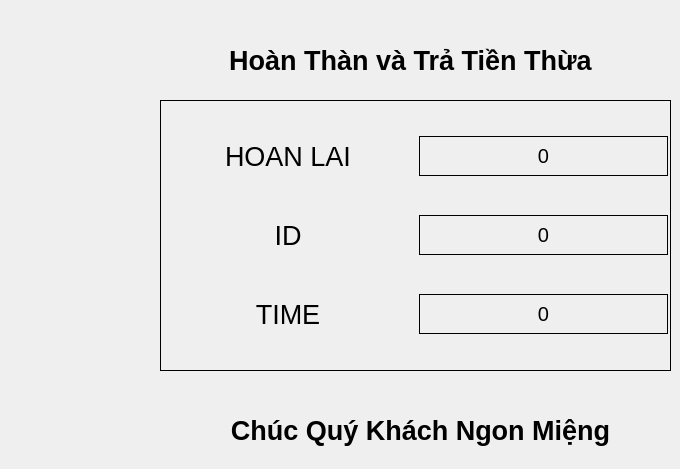
    <widget class="QWidget" name="page_2">
     <widget class="QLabel" name="imageAc_15">
      <property name="geometry">
       <rect>
        <x>170</x>
        <y>30</y>
        <width>481</width>
        <height>60</height>
       </rect>
      </property>
      <property name="sizePolicy">
       <sizepolicy hsizetype="Maximum" vsizetype="Maximum">
        <horstretch>0</horstretch>
        <verstretch>0</verstretch>
       </sizepolicy>
      </property>
      <property name="minimumSize">
       <size>
        <width>20</width>
        <height>20</height>
       </size>
      </property>
      <property name="maximumSize">
       <size>
        <width>666</width>
        <height>60</height>
       </size>
      </property>
      <property name="font">
       <font>
        <pointsize>20</pointsize>
        <weight>75</weight>
        <bold>true</bold>
       </font>
      </property>
      <property name="frameShape">
       <enum>QFrame::Box</enum>
      </property>
      <property name="lineWidth">
       <number>0</number>
      </property>
      <property name="text">
       <string>Hoàn Thàn và Trả Tiền Thừa</string>
      </property>
      <property name="alignment">
       <set>Qt::AlignCenter</set>
      </property>
     </widget>
     <widget class="QLabel" name="imageAc_18">
      <property name="geometry">
       <rect>
        <x>180</x>
        <y>400</y>
        <width>481</width>
        <height>60</height>
       </rect>
      </property>
      <property name="sizePolicy">
       <sizepolicy hsizetype="Maximum" vsizetype="Maximum">
        <horstretch>0</horstretch>
        <verstretch>0</verstretch>
       </sizepolicy>
      </property>
      <property name="minimumSize">
       <size>
        <width>20</width>
        <height>20</height>
       </size>
      </property>
      <property name="maximumSize">
       <size>
        <width>666</width>
        <height>60</height>
       </size>
      </property>
      <property name="font">
       <font>
        <pointsize>20</pointsize>
        <weight>75</weight>
        <bold>true</bold>
       </font>
      </property>
      <property name="frameShape">
       <enum>QFrame::Box</enum>
      </property>
      <property name="lineWidth">
       <number>0</number>
      </property>
      <property name="text">
       <string>Chúc Quý Khách Ngon Miệng</string>
      </property>
      <property name="alignment">
       <set>Qt::AlignCenter</set>
      </property>
     </widget>
     <widget class="QFrame" name="verticalFrame_2">
      <property name="geometry">
       <rect>
        <x>160</x>
        <y>100</y>
        <width>511</width>
        <height>271</height>
       </rect>
      </property>
      <property name="frameShape">
       <enum>QFrame::Box</enum>
      </property>
      <layout class="QVBoxLayout" name="verticalLayout_4">
       <property name="leftMargin">
        <number>2</number>
       </property>
       <property name="topMargin">
        <number>2</number>
       </property>
       <property name="rightMargin">
        <number>2</number>
       </property>
       <property name="bottomMargin">
        <number>2</number>
       </property>
       <item>
        <layout class="QHBoxLayout" name="horizontalLayout_35">
         <item>
          <widget class="QLabel" name="imageAc_41">
           <property name="sizePolicy">
            <sizepolicy hsizetype="Maximum" vsizetype="Maximum">
             <horstretch>0</horstretch>
             <verstretch>0</verstretch>
            </sizepolicy>
           </property>
           <property name="minimumSize">
            <size>
             <width>20</width>
             <height>20</height>
            </size>
           </property>
           <property name="maximumSize">
            <size>
             <width>1500</width>
             <height>999</height>
            </size>
           </property>
           <property name="font">
            <font>
             <pointsize>20</pointsize>
            </font>
           </property>
           <property name="frameShape">
            <enum>QFrame::Box</enum>
           </property>
           <property name="lineWidth">
            <number>0</number>
           </property>
           <property name="text">
            <string>HOAN LAI</string>
           </property>
           <property name="alignment">
            <set>Qt::AlignCenter</set>
           </property>
          </widget>
         </item>
         <item>
          <widget class="QLabel" name="moneyRefund">
           <property name="sizePolicy">
            <sizepolicy hsizetype="Maximum" vsizetype="Maximum">
             <horstretch>0</horstretch>
             <verstretch>0</verstretch>
            </sizepolicy>
           </property>
           <property name="minimumSize">
            <size>
             <width>20</width>
             <height>20</height>
            </size>
           </property>
           <property name="maximumSize">
            <size>
             <width>1509</width>
             <height>40</height>
            </size>
           </property>
           <property name="font">
            <font>
             <pointsize>15</pointsize>
            </font>
           </property>
           <property name="frameShape">
            <enum>QFrame::Box</enum>
           </property>
           <property name="lineWidth">
            <number>1</number>
           </property>
           <property name="text">
            <string>0</string>
           </property>
           <property name="alignment">
            <set>Qt::AlignCenter</set>
           </property>
          </widget>
         </item>
        </layout>
       </item>
       <item>
        <layout class="QHBoxLayout" name="horizontalLayout_36">
         <item>
          <widget class="QLabel" name="imageAc_42">
           <property name="sizePolicy">
            <sizepolicy hsizetype="Maximum" vsizetype="Maximum">
             <horstretch>0</horstretch>
             <verstretch>0</verstretch>
            </sizepolicy>
           </property>
           <property name="minimumSize">
            <size>
             <width>20</width>
             <height>20</height>
            </size>
           </property>
           <property name="maximumSize">
            <size>
             <width>1500</width>
             <height>999</height>
            </size>
           </property>
           <property name="font">
            <font>
             <pointsize>20</pointsize>
            </font>
           </property>
           <property name="frameShape">
            <enum>QFrame::Box</enum>
           </property>
           <property name="lineWidth">
            <number>0</number>
           </property>
           <property name="text">
            <string>ID</string>
           </property>
           <property name="alignment">
            <set>Qt::AlignCenter</set>
           </property>
          </widget>
         </item>
         <item>
          <widget class="QLabel" name="idRefund">
           <property name="sizePolicy">
            <sizepolicy hsizetype="Maximum" vsizetype="Maximum">
             <horstretch>0</horstretch>
             <verstretch>0</verstretch>
            </sizepolicy>
           </property>
           <property name="minimumSize">
            <size>
             <width>20</width>
             <height>20</height>
            </size>
           </property>
           <property name="maximumSize">
            <size>
             <width>1509</width>
             <height>40</height>
            </size>
           </property>
           <property name="font">
            <font>
             <pointsize>15</pointsize>
            </font>
           </property>
           <property name="frameShape">
            <enum>QFrame::Box</enum>
           </property>
           <property name="lineWidth">
            <number>1</number>
           </property>
           <property name="text">
            <string>0</string>
           </property>
           <property name="alignment">
            <set>Qt::AlignCenter</set>
           </property>
          </widget>
         </item>
        </layout>
       </item>
       <item>
        <layout class="QHBoxLayout" name="horizontalLayout_37">
         <item>
          <widget class="QLabel" name="imageAc_43">
           <property name="sizePolicy">
            <sizepolicy hsizetype="Maximum" vsizetype="Maximum">
             <horstretch>0</horstretch>
             <verstretch>0</verstretch>
            </sizepolicy>
           </property>
           <property name="minimumSize">
            <size>
             <width>20</width>
             <height>20</height>
            </size>
           </property>
           <property name="maximumSize">
            <size>
             <width>1500</width>
             <height>999</height>
            </size>
           </property>
           <property name="font">
            <font>
             <pointsize>20</pointsize>
            </font>
           </property>
           <property name="frameShape">
            <enum>QFrame::Box</enum>
           </property>
           <property name="lineWidth">
            <number>0</number>
           </property>
           <property name="text">
            <string>TIME</string>
           </property>
           <property name="alignment">
            <set>Qt::AlignCenter</set>
           </property>
          </widget>
         </item>
         <item>
          <widget class="QLabel" name="dayRefund">
           <property name="sizePolicy">
            <sizepolicy hsizetype="Maximum" vsizetype="Maximum">
             <horstretch>0</horstretch>
             <verstretch>0</verstretch>
            </sizepolicy>
           </property>
           <property name="minimumSize">
            <size>
             <width>20</width>
             <height>20</height>
            </size>
           </property>
           <property name="maximumSize">
            <size>
             <width>1509</width>
             <height>40</height>
            </size>
           </property>
           <property name="font">
            <font>
             <pointsize>15</pointsize>
            </font>
           </property>
           <property name="frameShape">
            <enum>QFrame::Box</enum>
           </property>
           <property name="lineWidth">
            <number>1</number>
           </property>
           <property name="text">
            <string>0</string>
           </property>
           <property name="alignment">
            <set>Qt::AlignCenter</set>
           </property>
          </widget>
         </item>
        </layout>
       </item>
      </layout>
     </widget>
    </widget>
